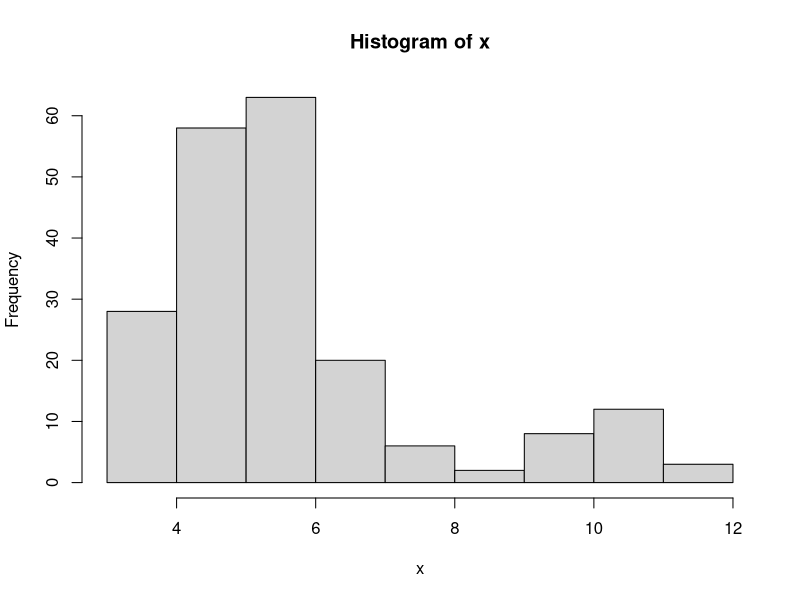

The R source for this figure:

# 200 - elementowa mieszanka rozkladow
set.seed(7777)
n <- 200
p <- 0.9
w <- rbinom(n, 1, p)
x <- w * rnorm(n, 5, sd = 1) + (1-w) * rnorm(n, 10, sd = 1)
hist(x)
